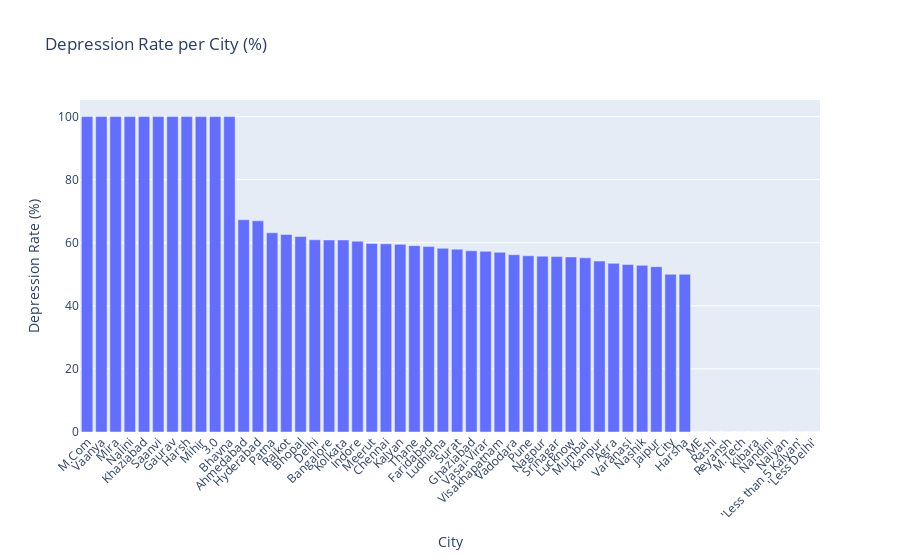
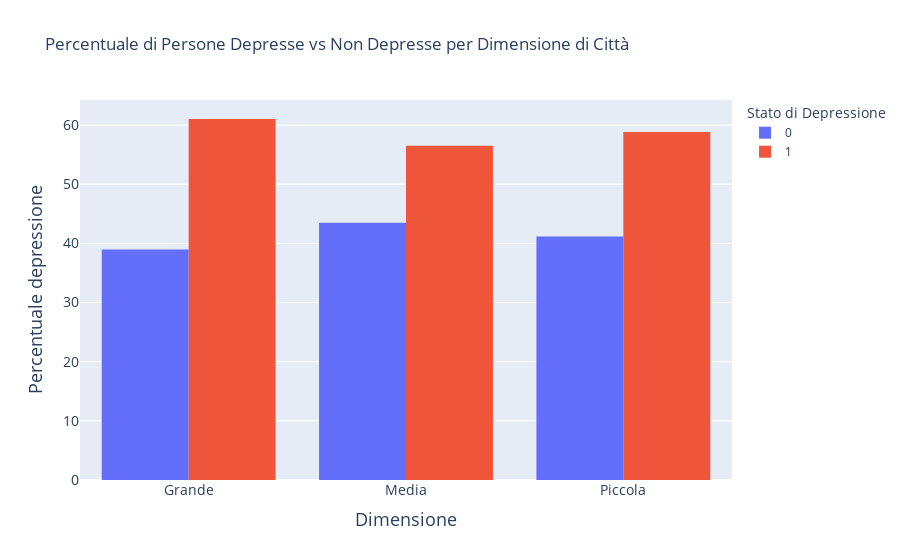

Notebook source saved alongside these figures, in order:
### Markdown cell above
### Slide 6

### Code cell
#Author everybod
import matplotlib.pyplot as plt

## Parte 1, città con valori fuori scala:

#Percentuale di studenti con depressione per città
city_depression_rate = df.groupby("City")["Depression"].mean().reset_index()
city_depression_rate["Depression"] = city_depression_rate["Depression"] * 100  # percentuale

fig = px.bar(city_depression_rate.sort_values("Depression", ascending=False),
              x="City", y="Depression",
              title="Depression Rate per City (%)",
              labels={"Depression": "Depression Rate (%)"})
fig.update_layout(xaxis_tickangle=-45)
fig.show()


## Parte 2, grafico solo con classificazioni.
# Piccola: < 3 milioni
# Media: 3–5 milioni
#Grande: > 5 milioni

# Crea un dizionario che mappa il nome della città alla classificazione.
city_classification = {
    "Delhi": "Grande",
    "Mumbai": "Grande",
    "Kolkata": "Grande",
    "Bangalore": "Grande",
    "Chennai": "Grande",
    "Hyderabad": "Grande",
    "Ahmedabad": "Grande",
    "Surat": "Grande",
    "Pune": "Grande",
    "Jaipur (Jalpur)": "Media",
    "Lucknow": "Media",
    "Indore": "Media",
    "Kanpur": "Media",
    "Nagpur": "Piccola",
    "Patna": "Piccola",
    "Thane": "Piccola",
    "Bnopar": "Piccola",
    "Visakhapatnam": "Piccola",
    "Vadodara": "Piccola",
    "Rajkot": "Piccola",
    "Faridabad": "Piccola",
    "Ludhiana": "Piccola",
    "Meerut": "Piccola",
    "Kalyan": "Piccola",
    "Vasai-Virar": "Piccola",
    "Nasnik": "Piccola",
    "Jalpur": "Piccola",
    "Varanas": "Piccola",
    "Ghaziabad": "Piccola",
    "Harsha": "Piccola"
}

# Crea la colonna 'CityClass'
df["CityClass"] = df["City"].map(city_classification)

# Raggruppa per (CityClass, Depressed) e conta gli elementi
counts_by_class = df.groupby(["CityClass", "Depression"]).size().unstack(fill_value=0)

# Somma per riga (totali per ogni CityClass)
row_sums = counts_by_class.sum(axis=1)

# Converti i conteggi in percentuali
percentages = (counts_by_class.T / row_sums).T * 100

# Per plot, facciamo un reset dell'indice in modo da avere colonne esplicite
percentages_reset = percentages.reset_index()

# Crea un grafico a barre "stacked" con Plotly Express
fig = px.histogram(
    percentages_reset,
    x="CityClass",
    y=[0, 1],
    barmode="group",
   labels={
        "CityClass": "Dimensione della Città",
        "value": "Percentuale (%)",
        "variable": "Stato di Depressione"
    },
    title="Percentuale di Persone Depresse vs Non Depresse per Dimensione di Città"
)


fig.update_layout(

    # Titoli e font assi
    xaxis=dict(
        title="Dimensione",
        title_font=dict(size=18),
        tickfont=dict(size=14)
    ),
    yaxis=dict(
        title="Percentuale depressione",
        title_font=dict(size=18),
        tickfont=dict(size=14)
    )
)


fig.show()

### Figure 1 — Plotly figure (JSON) as saved in the notebook; plotly's stock layout.template omitted (floating-point values rounded to 4 significant figures)
{"data": [{"alignmentgroup": "True", "hovertemplate": "City=%{x}<br>Depression Rate (%)=%{y}<extra></extra>", "legendgroup": "", "marker": {"color": "#636efa", "pattern": {"shape": ""}}, "name": "", "offsetgroup": "", "orientation": "v", "showlegend": false, "textposition": "auto", "type": "bar", "x": ["M.Com", "Vaanya", "Mira", "Nalini", "Khaziabad", "Saanvi", "Gaurav", "Harsh", "Mihir", "3.0", "Bhavna", "Ahmedabad", "Hyderabad", "Patna", "Rajkot", "Bhopal", "Delhi", "Bangalore", "Kolkata", "Indore", "Meerut", "Chennai", "Kalyan", "Thane", "Faridabad", "Ludhiana", "Surat", "Ghaziabad", "Vasai-Virar", "Visakhapatnam", "Vadodara", "Pune", "Nagpur", "Srinagar", "Lucknow", "Mumbai", "Kanpur", "Agra", "Varanasi", "Nashik", "Jaipur", "City", "Harsha", "ME", "Rashi", "Reyansh", "M.Tech", "Kibara", "Nandini", "Nalyan", "'Less than 5 Kalyan'", "'Less Delhi'"], "xaxis": "x", "y": [100, 100, 100, 100, 100, 100, 100, 100, 100, 100, 100, 67.3, 66.94, 63.16, 62.62, 61.99, 60.94, 60.89, 60.88, 60.5, 59.76, 59.66, 59.49, 59.09, 58.79, 58.24, 57.98, 57.45, 57.29, 56.97, 56.2, 55.89, 55.76, 55.61, 55.5, 55.22, 54.19, 53.47, 53.14, 52.83, 52.41, 50, 50, 0, 0, 0, 0, 0, 0, 0, 0, 0], "yaxis": "y"}], "layout": {"barmode": "relative", "legend": {"tracegroupgap": 0}, "title": {"text": "Depression Rate per City (%)"}, "xaxis": {"anchor": "y", "domain": [0, 1], "tickangle": -45, "title": {"text": "City"}}, "yaxis": {"anchor": "x", "domain": [0, 1], "title": {"text": "Depression Rate (%)"}}}}

### Figure 2 — Plotly figure (JSON) as saved in the notebook; plotly's stock layout.template omitted (floating-point values rounded to 4 significant figures)
{"data": [{"alignmentgroup": "True", "bingroup": "x", "histfunc": "sum", "hovertemplate": "Stato di Depressione=0<br>Dimensione della Città=%{x}<br>sum of Percentuale (%)=%{y}<extra></extra>", "legendgroup": "0", "marker": {"color": "#636efa", "pattern": {"shape": ""}}, "name": "0", "offsetgroup": "0", "orientation": "v", "showlegend": true, "type": "histogram", "x": ["Grande", "Media", "Piccola"], "xaxis": "x", "y": [38.97, 43.5, 41.15], "yaxis": "y"}, {"alignmentgroup": "True", "bingroup": "x", "histfunc": "sum", "hovertemplate": "Stato di Depressione=1<br>Dimensione della Città=%{x}<br>sum of Percentuale (%)=%{y}<extra></extra>", "legendgroup": "1", "marker": {"color": "#EF553B", "pattern": {"shape": ""}}, "name": "1", "offsetgroup": "1", "orientation": "v", "showlegend": true, "type": "histogram", "x": ["Grande", "Media", "Piccola"], "xaxis": "x", "y": [61.03, 56.5, 58.85], "yaxis": "y"}], "layout": {"barmode": "group", "legend": {"title": {"text": "Stato di Depressione"}, "tracegroupgap": 0}, "title": {"text": "Percentuale di Persone Depresse vs Non Depresse per Dimensione di Città"}, "xaxis": {"anchor": "y", "domain": [0, 1], "tickfont": {"size": 14}, "title": {"font": {"size": 18}, "text": "Dimensione"}}, "yaxis": {"anchor": "x", "domain": [0, 1], "tickfont": {"size": 14}, "title": {"font": {"size": 18}, "text": "Percentuale depressione"}}}}
